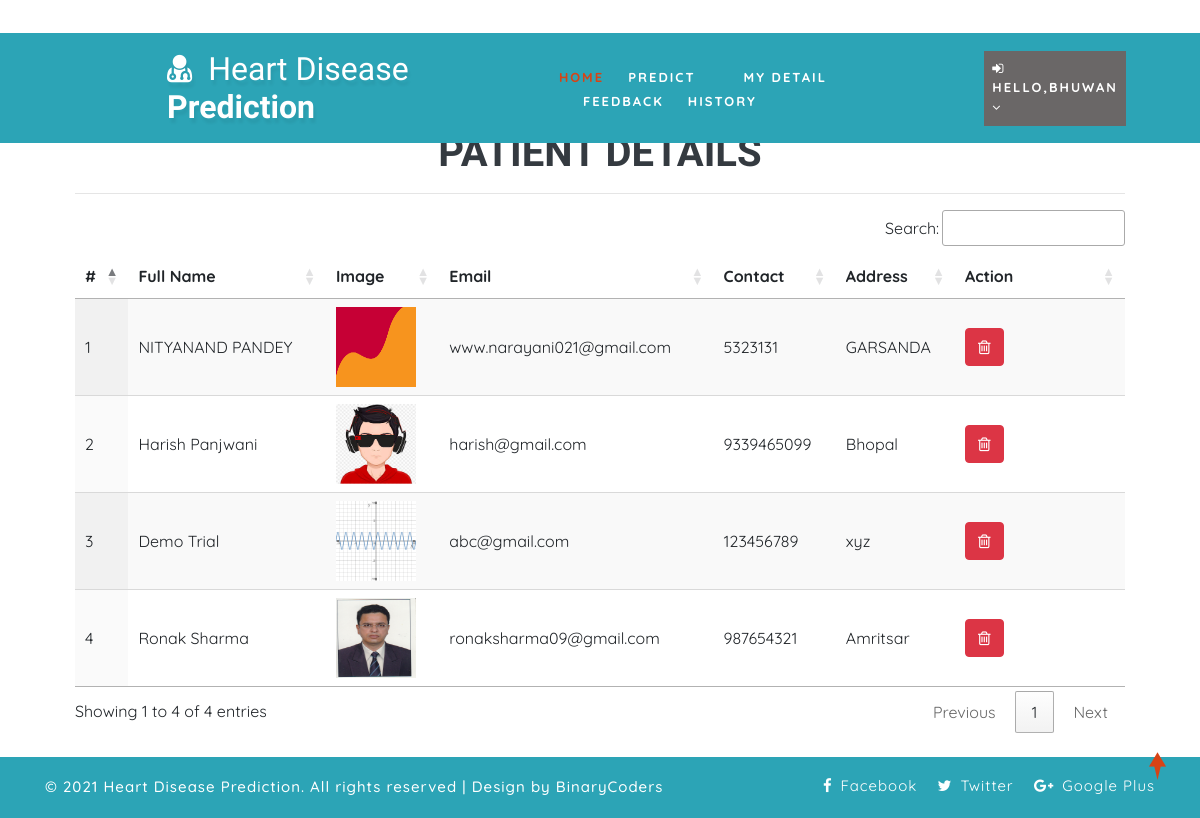
The page /view_patient (signed in) on the database its author committed.
### health/models.py (models this page shows, shortened)
class Patient(models.Model):
    user = models.ForeignKey(User, on_delete=models.CASCADE, null=True)
    contact = models.CharField(max_length=100, null=True)
    address = models.CharField(max_length=100, null=True)
    dob = models.DateField(null=True)
    image = models.FileField(null=True)

### health/views.py (the view)
# urls.py: path('view_patient', View_Patient,name="view_patient"),
@login_required(login_url="login")
def View_Patient(request):
    patient = Patient.objects.all()
    d = {'patient':patient}
    return render(request,'view_patient.html',d)

### health/templates/view_patient.html
{% extends 'index.html' %}
{% load static %}
{% block body %}
<div class="container-fluid" style="width:90%;margin-top:8%">
                    <div class="container-fluid">
                        <h1 align="center" class="w3ls-title text-uppercase text-dark font-weight-bold">Patient Details</h1>
                         </div><hr>
                                <table id="example" class="display" style="width:100%">
                                  <thead>
                                    <tr>
                                      <th>#</th>
                                      <th>Full Name</th>
                                      <th>Image</th>
                                      <th>Email</th>
                                      <th>Contact</th>
                                      <th>Address</th>
                                      <th>Action</th>
                                  </tr>
                              </thead>
                              <tbody>
                              {% for i in patient %}
                                <tr>
                                  <td>{{forloop.counter}}</td>
                                  <td>{{i.user.first_name}} {{i.user.last_name}}</td>
                                  <td>{% if i.image %}<img src="{{i.image.url}}" style="width:80px;height:80px">{% endif %}</td>
                                  <td>{{i.user.email}}</td>
                                  <td>{{i.contact}}</td>
                                  <td>{{i.address}}</td>
                                  <td style="width:150px">
                                      <a href="{% url 'delete_patient' i.id %}" ><button class="btn btn-danger" onclick="return confirm('Are you sure?')"><i class="fa fa-trash-o"></i></button></a></td>
                              </tr>
                              {% endfor %}
                          </tbody>
                      </table>
                  </div>
{% endblock %}

### health/templates/index.html (shortened to what this page needs)
<!DOCTYPE html>
{% load static %}
<html lang="zxx">
<head>
	<link rel="stylesheet" href="{% static 'css/bootstrap.css' %}">
	<link href="{% static 'css/css_slider.css' %}" type="text/css" rel="stylesheet" media="all">
	<link rel="stylesheet" href="{% static 'css/style.css' %}" type="text/css" media="all" />
	<link href="{% static 'css/font-awesome.min.css' %}" rel="stylesheet">
<link rel='stylesheet' type='text/css' href="https://cdn.datatables.net/1.10.21/css/jquery.dataTables.min.css">
<link rel='stylesheet' type='text/css' href="https://cdn.datatables.net/buttons/1.6.2/css/buttons.dataTables.min.css">
</head>
<body>
	<div id="home" style="margin-bottom:2%">
		<header>
			<div class="top-bar py-3">
				<div class="container">
					<div class="row">
						<div class="col-xl-7 col-lg-6 col-md-4 top-social-agile text-md-right text-center mt-md-0 mt-2">
							<div class="row">
								<div class="col-xl-3 col-lg-4 col-6 top-w3layouts p-md-0 text-right">
								</div>
								<div class="col-xl-3 col-lg-4 col-6 header-w3layouts text-md-right text-left">
								</div>
							</div>
						</div>
					</div>
				</div>
			</div>
		</header>
		<div class="main-top" style="background:rgb(44, 164, 182)">
			<div class="container-fluid">
				<div class="header d-md-flex justify-content-between align-items-center py-3">
					<div id="logo" style="margin-left:13%">
						<h1>
							<a href="index.html">
								<span class="fa fa-user-md mr-2"></span>
								<span class="logo-sp">Heart Disease</span> Prediction
							</a>
						</h1>
					</div>
					{% if request.user.is_staff %}
					<div class="nav_w3ls" style="margin-right:4%">
						<nav>
							<label for="drop1" class="toggle">Menu</label>
							<input type="checkbox" id="drop1" />
							<ul class="menu" style="padding:15px;width:100%">
								<li class="mx-lg-4 mx-md-3 my-md-0 my-2"><a href="{% url 'admin_home' %}" >Home</a></li>
								<li>
									<label for="drop-2" class="toggle toogle-2"> <span class="fa fa-angle-down" aria-hidden="true"></span>
									</label>
									<a href="#"> Doctor <span class="fa fa-angle-down" aria-hidden="true"></span></a>
									<ul style="margin-top:2%;width:40%;margin-right:0%">
										<li style="width:100%;"><a href="/add_doctor" class="drop-text">Add Doctor</a></li>
										<li style="width:100%;"><a href="/view_doctor" class="drop-text">View Doctor</a></li>
									</ul>
								</li>
								<li class="mx-lg-4 mx-md-3 my-md-0 my-2"><a href="/view_patient">Patient</a></li>
								<li class="mx-lg-4 mx-md-3 my-md-0 my-2">
									<a href="/view_search_pat">Searched Data</a></li>
								<li><a href="/view_feedback">Feedback</a></li>
							</ul>
						</nav>
					</div>
					<div class="nav_w3ls" style="margin-right:3%">
						<nav>
							<label for="drop2" class="toggle">Menu</label>
							<input type="checkbox" id="drop2" />
							<ul class="menu">
								<li class="mx-lg-4 mx-md-3 my-md-0 my-2" style="background:red;padding:8px">
									<label for="drop-2" class="toggle toogle-2"> <span class="fa fa-angle-down" aria-hidden="true"></span>
									</label>
									<a href="#"><i class="fa fa-user"></i> {{request.user.username}} <span class="fa fa-angle-down" aria-hidden="true"></span></a>
									<ul style="margin-top:10%;width:80%;margin-right:5%">
										<li style="width:100%;"><a href="{% url 'change_password' %}" class="drop-text">Password</a></li>
										<li style="width:100%;"><a href="{% url 'logout' %}" class="drop-text">Logout</a></li>
									</ul>
								</li>
							</ul>
						</nav>
					</div>
					{% elif request.user.patient_set.all.0 %}
					<div class="nav_w3ls" style="margin-left:5%;font-weight:bold">
						<nav>
							<ul class="menu" style="padding:15px;width:100%">
								<li><a href="{% url 'patient_home' %}" class="active">Home</a></li>
								<li class="mx-lg-4 mx-md-3 my-md-0 my-2"><a href="/add_heartdetail">Predict</a></li>
								<li class="mx-lg-4 mx-md-3 my-md-0 my-2"><a href="/profile_doctor">My Detail</a></li>
								<li class="mx-lg-4 mx-md-3 my-md-0 my-2"><a href="/sent_feedback">Feedback</a></li>
								<li><a href="/view_search_pat">History</a></li>
							</ul>
						</nav>
					</div>
					<div class="nav_w3ls" style="margin-right:3%">
						<nav>
							<ul class="menu">
								<li class="mx-lg-4 mx-md-3 my-md-0 my-2" style="background:#6a6767;padding:8px">
									<a href="#"><i class="fa fa-sign-in"></i> Hello,{{request.user.username}} <span class="fa fa-angle-down" aria-hidden="true"></span></a>
								</li>
							</ul>
						</nav>
					</div>
					{% endif %}
				</div>
			</div>
		</div>
		{% block body %}
		{% endblock %}
	</div>
	<div class="copy-w3pvt" style="background:rgb(44, 164, 182);color:white">
		<div class="container py-3">
			<div class="row">
				<div class="col-lg-7 w3ls_footer_grid1_left text-lg-left text-center">
					<p style="color:white">&copy; 2021 Heart Disease Prediction. All rights reserved | Design by BinaryCoders</a>
					</p>
				</div>
				<div class="col-lg-5 w3ls_footer_grid_left1_pos text-lg-right text-center mt-lg-0 mt-2">
					<ul style="color:white">
						<li>
							<a href="#" style="color:white" class="facebook">
								<span class="fa fa-facebook-f mr-2"></span>Facebook</a>
						</li>
						<li class="mx-3">
							<a href="#" style="color:white" class="twitter">
								<span class="fa fa-twitter mr-2"></span>Twitter</a>
						</li>
						<li>
							<a href="#" style="color:white" class="google">
								<span class="fa fa-google-plus mr-2"></span>Google Plus</a>
						</li>
					</ul>
				</div>
			</div>
		</div>
	</div>
	<a href="#home" style="color:white" class="move-top text-center"></a>
</body>
</html>

### health/static/css/style.css (style rules this page uses)
body { padding: 0; margin: 0; background: #FFF; font-family: 'Quicksand', sans-serif; }
body a, body button { transition: 0.5s all; -webkit-transition: 0.5s all; -moz-transition: 0.5s all; -o-transition: 0.5s all; -ms-transition: 0.5s all; text-decoration: none; }
html { scroll-behavior: smooth; }
h1, h2, h3, h4, h5, h6 { margin: 0; padding: 0; font-family: 'Mukta', sans-serif; }
p { margin: 0; padding: 0; font-size: 15px; letter-spacing: 1px; line-height: 1.9; color: #999; font-family: 'Quicksand', sans-serif; }
ul, ol { margin: 0; padding: 0; }
a.move-top { width: 34px; height: 34px; background: url(../images/move-top.png) no-repeat; display: inline-block; position: fixed; bottom: 4%; right: 2%; z-index: 0; }
#home { position: relative; }
.main-top { position: absolute; z-index: 999; width: 100%; background: rgba(0, 0, 0, 0.4); }
nav { margin: 0; padding: 0; }
#logo a { float: left; display: initial; font-weight: 700; font-size: 32px; color: #fff; text-shadow: 2px 5px 3px rgba(0, 0, 0, 0.06); padding: 0; }
span.logo-sp { font-weight: 100; }
nav:after { content: ""; display: table; clear: both; }
nav ul { float: right; padding: 0; margin: 0; list-style: none; position: relative; }
nav ul li { margin: 0px; display: inline-block; float: left; }
nav a { padding: 0; color: #fff; font-size: 13px; letter-spacing: 2px; font-weight: 700; text-transform: uppercase; display: inline-block; transition: 0.5s all; -webkit-transition: 0.5s all; -moz-transition: 0.5s all; -o-transition: 0.5s all; -ms-transition: 0.5s all; }
.menu li a.active, .menu li a:hover { color: #2196f3; transition: 0.5s all; -webkit-transition: 0.5s all; -moz-transition: 0.5s all; -o-transition: 0.5s all; -ms-transition: 0.5s all; color: #d84315; }
li>a:only-child:after { content: ''; }
.w3ls_footer_grid_left1_pos ul li, ul.list-part li { display: inline-block; }
.w3ls_footer_grid_left1_pos ul li a { color: #000; text-decoration: none; letter-spacing: 1px; font-size: 15px; }
.w3ls_footer_grid1_left p { color: #484848; font-weight: 500; }

### rows shown on the page
Patient: user.first_name "NITYANAND", user.last_name "PANDEY", image (picture), user.email "www.narayani021@gmail.com", contact "5323131", address "GARSANDA"
Patient: user.first_name "Harish", user.last_name "Panjwani", image (picture), user.email "harish@gmail.com", contact "9339465099", address "Bhopal"
Patient: user.first_name "Demo", user.last_name "Trial", image (picture), user.email "abc@gmail.com", contact "123456789", address "xyz"
Patient: user.first_name "Ronak", user.last_name "Sharma", image (picture), user.email "ronaksharma09@gmail.com", contact "987654321", address "Amritsar"

### other values the page prints
{{ request.user.username }} "BHUWAN"
